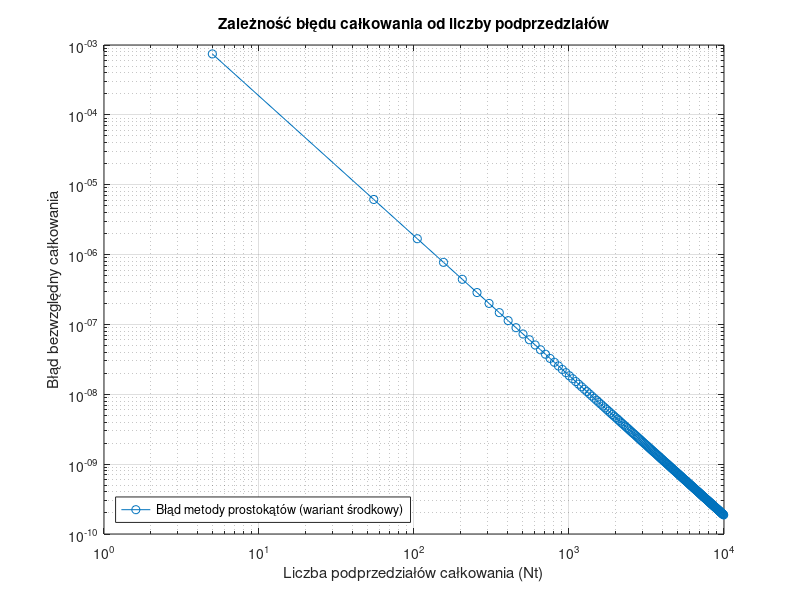

Write MATLAB code to recreate this figure.
function [ft_5, integral_1000, Nt, integration_error] = midpoint_rule_accuracy_evaluation()
    % Funkcja służy do numerycznego obliczania całki oznaczonej metodą prostokątów
    % (wariant z punktem środkowym) z funkcji gęstości prawdopodobieństwa awarii
    % urządzenia elektronicznego. Jej celem jest porównanie dokładności obliczeń
    % w zależności od liczby zastosowanych podprzedziałów całkowania.
    %
    % ft_5 – wartość funkcji gęstości prawdopodobieństwa obliczona dla t = 5.
    %
    % integral_1000 – przybliżona wartość całki oznaczonej na przedziale [0, 5]
    %   wyznaczona metodą prostokątów dla liczby podprzedziałów wynoszącej 1000.
    %
    % integration_error – wektor zawierający błędy bezwzględne numerycznego
    %   wyznaczenia wartości całki oznaczonej. Wartość integration_error(1,i)
    %   oznacza błąd obliczenia całki dla Nt(1,i) podprzedziałów:
    %   integration_error(1, i) = abs(integral_approximation - reference_value),
    %   gdzie reference_value to wzorcowa wartość całki.
    %
    % Nt – wektor wierszowy zawierający liczby podprzedziałów całkowania,
    %   dla których wyznaczane są przybliżenia całki i obliczany jest błąd.

    reference_value = 0.0473612919396179; % wartość wzorcowa całki

    ft_5 = failure_density_function(5);
    
    N_for_integral_1000 = 1000; % liczba podprzedziałów całkowania
    x_points_for_integral_1000 = linspace(0, 5, N_for_integral_1000 + 1); % punkty dla N=1000
    integral_1000 = midpoint_rule(x_points_for_integral_1000); % Wyznaczenie całki dla N=1000

    Nt = 5:50:10^4; % Wektor liczb podprzedziałów całkowania
    num_evaluations = length(Nt);
    integration_error = zeros(1, num_evaluations); % Prealokacja wektora błędów

    % Definicja przedziału całkowania [a, b]
    integration_domain_a = 0;
    integration_domain_b = 5;

    % Pętla do obliczania całki i błędu dla różnych liczb podprzedziałów
    for i = 1:num_evaluations
        current_N_subintervals = Nt(i); % Aktualna liczba podprzedziałów
        
        % Punkty dla aktualnej liczby podprzedziałów
        current_x_points = linspace(integration_domain_a, integration_domain_b, current_N_subintervals + 1);
        
        % Obliczenie przybliżonej wartości całki
        integral_approximation_current = midpoint_rule(current_x_points);
        
        % Obliczenie błędu bezwzględnego
        integration_error(i) = abs(integral_approximation_current - reference_value);
    end

    % Generowanie wykresu zależności błędu całkowania od liczby podprzedziałów
    figure; % Utworzenie nowego okna wykresu
    loglog(Nt, integration_error, '-o'); % Wykres w skali log-log z markerami
    xlabel('Liczba podprzedziałów całkowania (Nt)');
    ylabel('Błąd bezwzględny całkowania');
    title('Zależność błędu całkowania od liczby podprzedziałów');
    grid on; % Włączenie siatki
    legend('Błąd metody prostokątów (wariant środkowy)', 'Location', 'southwest');

    % Zapisanie wykresu do pliku
    saveas(gcf, 'zadanie1.png');

end


function integral_approximation = midpoint_rule(x)
    % Oblicza przybliżoną wartość całki oznaczonej z funkcji gęstości
    % prawdopodobieństwa (failure_density_function) przy użyciu
    % metody prostokątów (ang. midpoint rule).
    %
    % x – wektor rosnących wartości określających końce przedziałów całkowania.
    %     Dla n-elementowego wektora x zdefiniowanych jest n−1 przedziałów
    %     całkowania: [x(1), x(2)], [x(2), x(3)], ..., [x(n−1), x(n)].
    %
    % integral_approximation – przybliżona wartość całki oznaczonej

    num_intervals = length(x) - 1; % Liczba podprzedziałów (k)
    
    if num_intervals < 1
        integral_approximation = 0; % Jeśli brak przedziałów, całka = 0
        return;
    end
    
    a = x(1); % Początek przedziału całkowania
    b = x(end); % Koniec przedziału całkowania
    
    % Szerokość każdego podprzedziału (Delta_x), stała dla x wygenerowanego przez linspace
    delta_x = (b - a) / num_intervals;
    
    current_sum = 0;
    % Sumowanie wartości funkcji w środkach podprzedziałów
    % Pętla od i=1 do k (num_intervals)
    % i-ty podprzedział to [x(i), x(i+1)]
    for i = 1:num_intervals
        % Środek i-tego podprzedziału
        midpoint = (x(i) + x(i+1)) / 2;
        
        % Dodanie wartości funkcji w środku do sumy
        current_sum = current_sum + failure_density_function(midpoint);
    end
    
    % Przybliżona wartość całki (suma * Delta_x)
    integral_approximation = current_sum * delta_x;
end

function ft = failure_density_function(t)
    % Zwraca wartości funkcji gęstości prawdopodobieństwa wystąpienia awarii
    % urządzenia elektronicznego dla zadanych wartości czasu t.
    %
    % t – wektor wartości czasu (wyrażonych w latach), dla których obliczane
    %   są wartości funkcji gęstości prawdopodobieństwa.
    %
    % ft – wektor zawierający wartości funkcji gęstości prawdopodobieństwa
    %      odpowiadające kolejnym elementom wektora t.

    mu = 10;    % Średnia wartość (parametr μ)
    sigma = 3;  % Odchylenie standardowe (parametr σ)
    
    % Obliczenie wartości funkcji gęstości prawdopodobieństwa
    % Użycie operacji element-wise (np. .^, .*, ./, -) dla wektora t
    coefficient = 1 / (sigma * sqrt(2 * pi));
    exponent_numerator = -(t - mu).^2;
    exponent_denominator = 2 * sigma^2;
    exponent = exponent_numerator / exponent_denominator;
    
    ft = coefficient * exp(exponent); % exp() jest element-wise
end